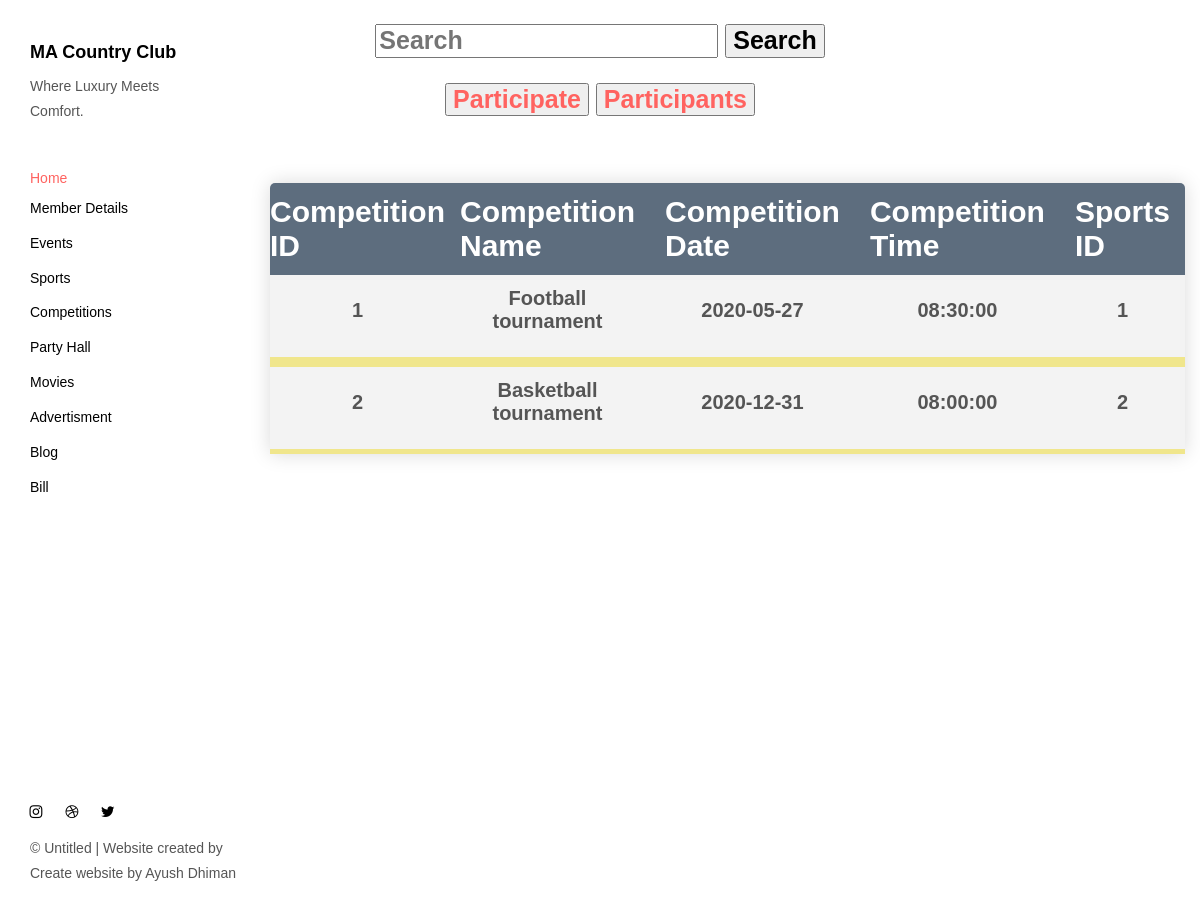
/AppBody/AppBody/competitions.php, run on the app's committed database.
### tables this page shows
CREATE TABLE `competitions` (
  `competitionID` int(11) NOT NULL,
  `competitionName` varchar(50) NOT NULL,
  `competitiondate` date NOT NULL,
  `competitiontime` time NOT NULL,
  `sportsID` int(50) NOT NULL
);

### AppBody/AppBody/competitions.php (the view, shortened to what this page needs)
<head>
<link href="./main.82cfd66e.css" rel="stylesheet"></head>
<body background="../../ResourcesNEW/competitionback.jpg" style=" background-position: center;
  background-repeat: no-repeat;
  background-size: cover;">
<h1 style="text-align:center; font-size:25px;font-family: Calibri, Helvetica, sans-serif;" >
<form action="searchcomeptition.php" method="POST">
    <input type="text" name="search" placeholder="Search">
	<button type="submit" name="submit-search" size="100%">Search</button>
</form>
<body>
<a href="bookcompetition.php" style =" margin-top:1px; text-align:right; font-size:25px;font-family: Calibri, Helvetica, sans-serif;">
  <button type="submit" name="submit-add" size="100%">Participate</button>
  </a>
<a href="participantscompetition.php" style =" margin-top:1px; text-align:right; font-size:25px;font-family: Calibri, Helvetica, sans-serif;">
  <button type="submit" name="submit-add" size="100%">Participants</button>
  </a>
</h1>
<header class="">
  <nav class="sidebar">
    <div class="navbar-collapse" id="navbar-collapse">
      <div class="site-header hidden-xs">
          <a class="site-brand" href="./index.html" title="">
            MA Country Club
          </a>
        <p>Where Luxury Meets Comfort.</p>
      </div>
      <ul class="nav">
        <a href="../admin.php" title="">Home</a></li>
        <li><a href="./memberdetails.php" title="">Member Details</a></li>
        <li><a href="./events.php" title="">Events</a></li>
        <li><a href="./sports.php" title="">Sports</a></li>
        <li><a href="./competitions.php" title="">Competitions</a></li>
        <li><a href="./partyhall.php" title="">Party Hall</a></li>
        <li><a href="./movies.php" title="">Movies</a></li>
        <li><a href="./advertisment.php" title="">Advertisment</a></li>
        <li><a href="./blog.php" title="">Blog</a></li>
        <li><a href="./monthbill.php" title="">Bill</a></li>
      </ul>
      <nav class="nav-footer">
        <p class="nav-footer-social-buttons">
          <a class="fa-icon" href="https://www.instagram.com/ayush.dhiman_" title="">
            <i class="fa fa-instagram"></i>
          </a>
          <a class="fa-icon" href="https://dribbble.com/" title="">
            <i class="fa fa-dribbble"></i>
          </a>
          <a class="fa-icon" href="https://twitter.com/" title="">
            <i class="fa fa-twitter"></i>
          </a>
        </p>
        <p>© Untitled | Website created by Create website by Ayush Dhiman</a>
      </nav>
    </div>
  </nav>
</header>
<main class="" id="main-collapse">
<?php
$server="localhost";
$username="root";
$password="";
$dbname="login";
$conn =mysqli_connect($server,$username,$password,$dbname);
?>
<div class="article-container">
    <?php
	   $sql="SELECT * FROM competitions";
     $result=mysqli_query($conn,$sql);
     $queryResults =mysqli_num_rows($result);
	   if($queryResults >0){
    echo "
      <table style='text-align:center;border-collapse: collapse;margin: 25px 0; font-size: 30px;min-width: 400px;border-radius: 5px 5px 0 0;overflow: hidden;box-shadow: 0 0 20px rgba(0, 0, 0, 0.15);'>
     <tr style='color:white ;background-color: #5D6D7E ;text-align: left;font-weight: bold;padding: 12px 15px;'>
	      <th>Competition ID</th>
                <th style='padding: 12px 15px;'>Competition Name</th>
                <th style='padding: 12px 15px;'>Competition Date</th>
                <th style='padding: 12px 15px;'>Competition Time</th>
                <th style='padding: 12px 15px;'>Sports ID </th>
				</tr>";
	   while($row = mysqli_fetch_assoc($result)){
		echo"<div>
                <tr style='font-size: 20px;background-color: #f3f3f3; border-bottom: 10px solid khaki;font-weight: bold;'>
                <td style='padding: 12px 15px;'><p>".$row['competitionID']."</p></td>
                <td style='padding: 12px 15px;'><p>".$row['competitionName']."</p></td>
                <td style='padding: 12px 15px;'><p>".$row['competitiondate']."</p></td>
                <td style='padding: 12px 15px;'><p>".$row['competitiontime']."</p></td>
                <td style='padding: 12px 15px;'><p>".$row['sportsID']."</p></td>
                 </tr>
			  </div>
			  ";
			}
    }
	  ?>
</div>
</body>
</html>

### data on the page
competitions: competitionID "1", competitionName "Football tournament", competitiondate "2020-05-27", competitiontime "08:30:00", sportsID "1"
competitions: competitionID "2", competitionName "Basketball tournament", competitiondate "2020-12-31", competitiontime "08:00:00", sportsID "2"
